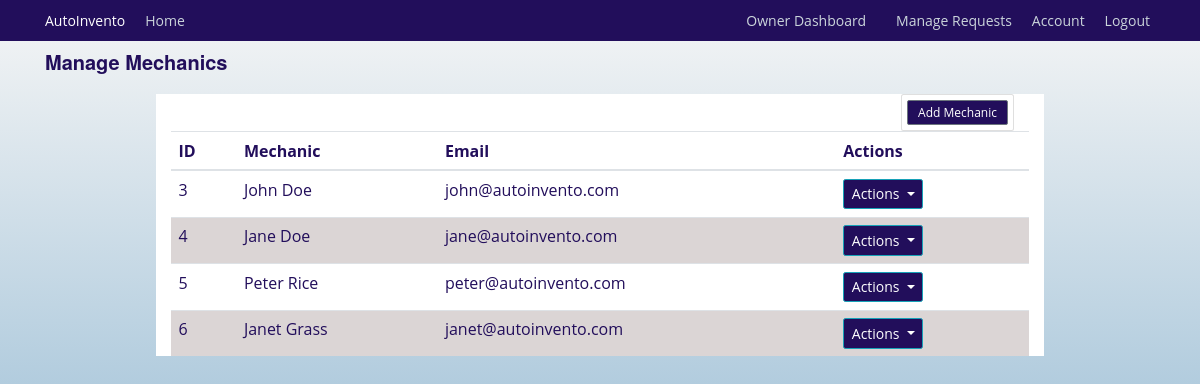
The app's page /owner/dashboard/mechanics (signed in), older data.
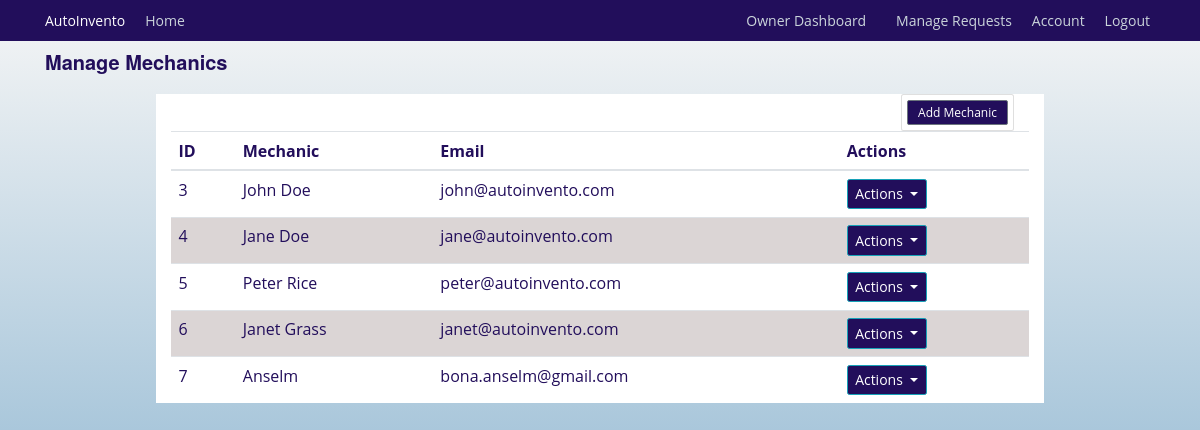
The same page, newer data.
### autoinvento/models.py (models this page shows, shortened)
class Mechanics(db.Model, UserMixin):
    id = db.Column(db.Integer, primary_key=True)
    username = db.Column(db.String(20), unique=True, nullable=False)
    email = db.Column(db.String(125), unique=True, nullable=False)
    image_file = db.Column(db.String(20), nullable=False, default='default.jpg')
    password = db.Column(db.String(60), nullable=False)
    is_superuser = db.Column(db.Boolean, default=False)
    requests = db.relationship('InventoryRequest', back_populates='requester')
    usage_logs = db.relationship('UsageLog', back_populates='mechanic')
    notifications = db.relationship('Notification', back_populates='owner')

### autoinvento/users/routes.py (the view)
@users.route('/owner/dashboard/mechanics', methods=(['GET']))
@login_required
def mechanics():
    users = Mechanics.query.filter_by(is_superuser = False).all()
    return render_template('mechanics.html', title='Mechanics', users=users)

### autoinvento/models.py (called while the page is built)
@login_manager.user_loader
def load_user(mechanic_id):
    return Mechanics.query.get(int(mechanic_id))

### autoinvento/templates/mechanics.html (shortened to what this page needs)
{% extends 'base.html' %} {% block content %}
<h2>Manage Mechanics</h2>
<div class="container background">
    <div class="col-md-2 float-right">
      <div class="card p-2">
        <a class="btn btn-sm btn-secondary" href="{{ url_for('users.create_mechanic') }}"
          >Add Mechanic</a
        >
      </div>
    </div>
  <table class="table">
    <thead>
      <tr>
        <th>ID</th>
        <th>Mechanic</th>
        <th>Email</th>
          <th>Actions</th>
      </tr>
    </thead>
    <tbody>
      {% for user in users %}
      <tr>
        <td>{{ user.id }}</td>
        <td>{{ user.username }}</td>
        <td>{{ user.email }}</td>
        <td>
            <div class="dropdown">
              <button
                class="btn btn-info dropdown-toggle"
                type="button"
                data-bs-toggle="dropdown"
                aria-expanded="false"
              >
                Actions
              </button>
            </div>
        </td>
      </tr>
      {% endfor %}
    </tbody>
  </table>
</div>
{% endblock content %}

Row changes from the older to the newer data that the page shows:
added Mechanics: id "7", username "Anselm", email "bona.anselm@gmail.com"
